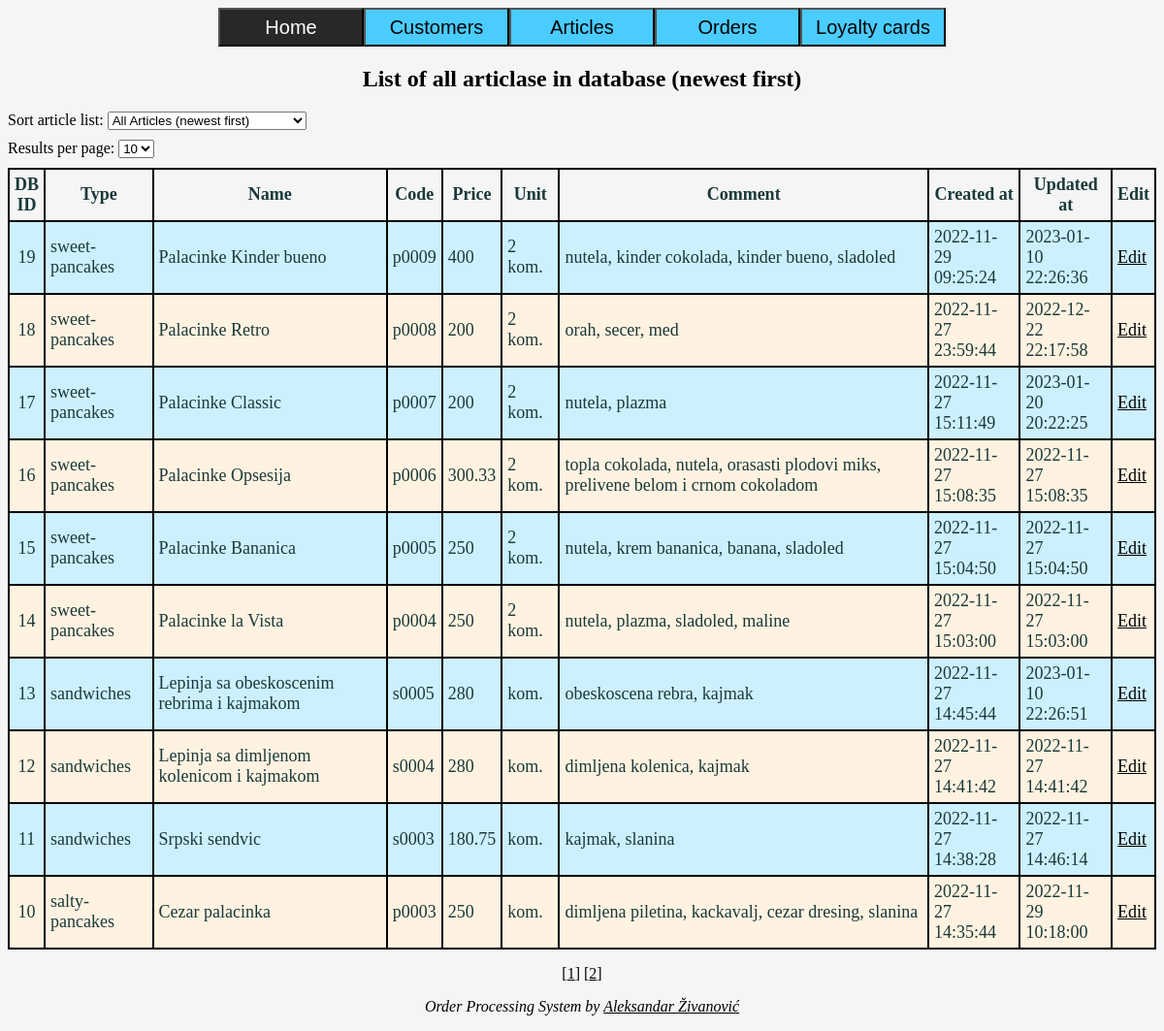
The app's page /articles.php with its own data.
### tables this page shows
CREATE TABLE `articles` (
  `id` int(11) NOT NULL,
  `aname` varchar(255) NOT NULL,
  `atype` varchar(255) NOT NULL,
  `acode` varchar(5) NOT NULL,
  `aprice` float NOT NULL,
  `aunit` varchar(10) NOT NULL,
  `acomment` text DEFAULT NULL,
  `astatus` varchar(8) NOT NULL DEFAULT 'active',
  `acreated` timestamp NOT NULL DEFAULT current_timestamp(),
  `aupdated` timestamp NOT NULL DEFAULT current_timestamp() ON UPDATE current_timestamp()
);

### includes/functions.php (called while the page is built, shortened)
<?php
function selectedListSetValue(string $page): string
{
    if(isset($_POST['chosen_list'])) {
        return clean(filter_input(INPUT_POST, 'chosen_list', FILTER_DEFAULT));
    } elseif(!isset($_GET['page'])) {
        return $page === "orders.php" ? 'allActiv' : 'allDesc';
    } else {
        return isset($_GET['sort']) ? clean(filter_input(INPUT_GET, 'sort', FILTER_DEFAULT)) : 'allDesc';
    }
}
function classByUrl(): string
{
    $url = $_SERVER['REQUEST_URI'];
    if(str_contains($url, "articles.php")) return "article";
    return "";
}

### classes/database.php (called while the page is built, shortened)
<?php
require __DIR__ . DIRECTORY_SEPARATOR . '..' . DIRECTORY_SEPARATOR . 'includes' . DIRECTORY_SEPARATOR . 'functions.php';
class Database
{
    private object $dbh;
    public function __construct(
        private string $host = DB_HOST,
        private string $dbName = DB_NAME,
        private string $user = DB_USER,
        private string $password = DB_PASSWORD,
    )
    {
        $options = [
            PDO::ATTR_PERSISTENT => true,
            PDO::ATTR_ERRMODE => PDO::ERRMODE_EXCEPTION,
        ];
        try {
            $this->dbh = new PDO("mysql:host=$host;dbname=$dbName", $user, $password, $options);
        } catch(Exception $exception) {
            errorLog("Connection error: " . $exception->getMessage());
        }
    }
    public function getDbh(): object
    {
        return $this->dbh;
    }
}

### classes/pagination.php (called while the page is built, shortened)
<?php
require_once 'database.php';
class Pagination extends Database
{
    public function totalRows(string $tableName, ?string $columnName = null, ?string $columnValue = null): int
    {
        $statement = "SELECT COUNT(id) FROM {$tableName}";
        $query = $this->getDbh()->prepare($statement);
        $query->execute();
        return $query->fetch(PDO::FETCH_COLUMN);
    }
    public function totalPages(int|string $rowsPerPage, string $tableName, ?string $columnName = null, ?string $columnValue = null): int
    {
        if($rowsPerPage != "all" && is_numeric($rowsPerPage)) {
            $totalRows = $this->totalRows($tableName, $columnName, $columnValue);
            $plusPage = $totalRows % $rowsPerPage > 0 ? 1 : 0;
            return $totalRows / $rowsPerPage + $plusPage;
        } else {
            return 1;
        }
    }
    public function rowsPerPage(int|string $limit, int $currentPageNumber): string
    {
        if($limit != "all") {
            $statement = " LIMIT {$limit}";
            return $statement;
        } else {
            return "";
        }
    }
}

### classes/article.php (the view, shortened to what this page needs)
<?php
require_once 'database.php';
class Article extends Database
{
    public function tableElements ($result) {
        echo "<td class='textcentered'>{$result['id']}</td>";
        echo "<td>{$result['atype']}</td>";
        echo "<td>{$result['aname']}</td>";
        echo "<td>{$result['acode']}</td>";
        echo "<td>{$result['aprice']}</td>";
        echo "<td>{$result['aunit']}</td>";
        echo "<td>{$result['acomment']}</td>";
        echo "<td>{$result['acreated']}</td>";
        echo "<td>{$result['aupdated']}</td>";
        echo "<td><a href='editarticle.php?editid={$result['id']}'>Edit</a></td>";
    }
    public function getAllArticles(string|int|null $value, string|null $column, string $output, ?string $order)
    {
        $dbh = $this->getDbh();
        $statement = "SELECT * FROM articles";
        if($column == "astatus") {
            if($value == "allAsc" || $value == "allDesc") {
                $value = "all";
            }
        }
        $order == null || "" ? "" : $statement .= " " . $order;
        $currentPageNumber = isset($_GET['page']) && !isset($_POST['chosen_list']) ? filter_input(INPUT_GET, 'page', FILTER_SANITIZE_NUMBER_INT) : 1;
        if(!isset($_POST['per_page']) && !isset($_GET['page'])) {
            $perPage = 10;
            $statement .= $this->getPagination()->rowsPerPage($perPage, $currentPageNumber);
        }
        $query = $dbh->prepare($statement);
        $query->execute();
        if($output == "table" && $value != null && $column == 'astatus') {
            while($result = $query->fetch(PDO::FETCH_ASSOC)) {
                $result['astatus'] === 'inactive' ? $markInactive = " class='inactive-article' " : $markInactive = '';
                echo "<tr{$markInactive}>";
                $this->tableElements($result);
                echo "</tr>";
            }
        }
    }
    public function getPagination(): Pagination
    {
        require_once 'pagination.php';
        return new Pagination();
    }
}

### includes/templates/header.php (shortened to what this page needs)
<?php
require_once 'includes/functions.php';
?>
<!doctype html>
<html lang="en">
<head>
    <link rel="stylesheet" href="style.css">
</head>
<body>
<?php require_once 'navigation.php'; ?>

### includes/templates/navigation.php (shortened to what this page needs)
<div id="navigation-wrapper">
    <div class="button-holder">
        <button id="home-button" class="nav-button" onclick="document.location='/order_processing_system'">Home</button>
    </div>
    <?php
    $elements = ['customers', 'articles', 'orders', 'loyalty cards'];
    foreach($elements as $singleElement):
        $buttonTitle = ucfirst($singleElement);
        ?>
        <div class="button-holder">
            <button class="nav-button"><?= $buttonTitle; ?></button>
        </div>
    <?php endforeach; ?>
</div>

### articles.php (shortened to what this page needs)
<?php
require_once "classes/article.php";
require_once "classes/pagination.php";
require_once "includes/templates/header.php";
$selectedList = selectedListSetValue("articles.php");
echo "<div class='table-wrapper'>";
switch($selectedList) {
    case 'allDesc':
        $tableName = 'List of all articlase in database (newest first)';
        break;
}
?>
    <h2 class='textcentered'><?=$tableName;?></h2>
    <form id="display-result" action="" method="post">
        <label id="display-result"  for="chosen_list">Sort article list:</label>
        <select name="chosen_list" id="chosen_list" onchange="this.form.submit()">
            <option value="allDesc" <?=$selectedList === 'allDesc' ? 'selected': '';?>>All Articles (newest first)</option>
        </select>
    </form>
<?php require_once 'includes/templates/perpagedropdown.php' ?>
    <table class='main-table'>
        <thead class='table-header'>
        <tr>
            <th style="width: 2%">DB ID</th>
            <th>Type</th>
            <th>Name</th>
            <th>Code</th>
            <th>Price</th>
            <th style="width: 5%">Unit</th>
            <th>Comment</th>
            <th style="width: 8%">Created at</th>
            <th style="width: 8%">Updated at</th>
            <th>Edit</th>
        </tr>
        </thead>
        <tbody>
        <?php
        $article = new Article();
        switch($selectedList) {
            case 'allDesc':
                $article->getAllArticles("allDesc", "astatus", "table", "ORDER BY id DESC");
                break;
        }
        ?>
        </tbody>
    </table>
<?php
echo "</div>";
require_once "includes/templates/pagenumbering.php";
require_once "includes/templates/footer.php";

### includes/templates/perpagedropdown.php (shortened to what this page needs)
<?php
$pagination = new Pagination();
if(!isset($_POST['per_page'])) $selectedRows = $_GET['perpage'] ?? '10';
?>
<form id="form-perpage" action="" method="post">
    <label for="per_page">Results per page:</label>
    <select name="per_page" id="per_page" onchange="this.form.submit()">
        <?php
        foreach($pagination->allowedPerPageValues as $value) {
            ?>
            <option value="<?= $value; ?>" <?php if($selectedRows == $value) echo 'selected'; ?>><?= $value; ?></option>
        <?php } ?>
    </select>
</form>

### includes/templates/pagenumbering.php (shortened to what this page needs)
<div>
    <p style="text-align: center;">
        <?php
        if(isset($_POST['per_page'])) {
            $rowsPerPage = clean($_POST['per_page']);
        } elseif(isset($_GET['perpage'])) {
            $rowsPerPage = clean($_GET['perpage']);
        } else {
            $rowsPerPage = 10;
        }
        $rawPageUrl = $_SERVER['REQUEST_URI'];
        if(str_contains($rawPageUrl, "/articles.php")) {
            if((isset($_POST['chosen_list']) && str_starts_with($_POST['chosen_list'], "inactive")) ||
                (!isset($_POST['chosen_list']) && isset($_GET['sort']) && str_starts_with($_GET['sort'], "inactive"))) {
                $columnName = "astatus";
                $columnValue = "inactive";
            } elseif((isset($_POST['chosen_list']) && str_starts_with($_POST['chosen_list'], "active")) ||
                (!isset($_POST['chosen_list']) && isset($_GET['sort']) && str_starts_with($_GET['sort'], "active"))) {
                $columnName = "astatus";
                $columnValue = "active";
            } else {
                $columnName = null;
                $columnValue = null;
            }
        }
        $className = classByUrl();
        $totalPages = ${$className}->getPagination()->totalPages($rowsPerPage, $className . 's', $columnName, $columnValue);
        for($pageNum = 1; $pageNum <= $totalPages; $pageNum++):
            $removeFrom = strpos($rawPageUrl, "?");
            $pageUrl = substr($rawPageUrl, 0, $removeFrom) . "?page=" . $pageNum;
            ?>
            <a href="<?= $pageUrl ?>">[<?= $pageNum; ?>]</a>
        <?php endfor; ?>
    </p>
</div>

### includes/templates/footer.php
        <footer>
            <?= "<p class=\"created-by\">Order Processing System by <a href='//azivanovic.com'>Aleksandar Živanović</a> </p>"; ?>
        </footer>
    </body>
</html>

### style.css (style rules this page uses)
* { box-sizing: border-box; color: black; }
body { background-color: whitesmoke; }
#navigation-wrapper { display: flex; justify-content: center; }
.nav-button { background-color: #4accff; min-width: 150px; min-height: 40px; font-size: 20px; }
#home-button { background-color: #282828; color: white; cursor: pointer; }
#display-result, #form-perpage { margin-bottom: 10px; }
.created-by { text-align: center; font-style: italic; }
.main-table, .main-table td, .main-table th { border-collapse: collapse; border: 2px solid black; padding: 5px; font-size: 18px; color: #1a3939; }
.main-table tr:nth-of-type(odd) td { background-color: #cdf0ff; }
.main-table tr:nth-of-type(even) td { background-color: #fff2e0; }
.table-wrapper { display: flex; flex-direction: column; }
.textcentered { text-align: center; }

### records on screen
articles: id "19", atype "sweet-pancakes", aname "Palacinke Kinder bueno", acode "p0009", aprice "400", aunit "2 kom.", acomment "nutela, kinder cokolada, kinder bueno, sladoled", acreated "2022-11-29 09:25:24", aupdated "2023-01-10 22:26:36"
articles: id "18", atype "sweet-pancakes", aname "Palacinke Retro", acode "p0008", aprice "200", aunit "2 kom.", acomment "orah, secer, med", acreated "2022-11-27 23:59:44", aupdated "2022-12-22 22:17:58"
articles: id "17", atype "sweet-pancakes", aname "Palacinke Classic", acode "p0007", aprice "200", aunit "2 kom.", acomment "nutela, plazma", acreated "2022-11-27 15:11:49", aupdated "2023-01-20 20:22:25"
articles: id "16", atype "sweet-pancakes", aname "Palacinke Opsesija", acode "p0006", aprice "300.33", aunit "2 kom.", acomment "topla cokolada, nutela, orasasti plodovi miks, prelivene belom i crnom cokoladom", acreated "2022-11-27 15:08:35", aupdated "2022-11-27 15:08:35"
articles: id "15", atype "sweet-pancakes", aname "Palacinke Bananica", acode "p0005", aprice "250", aunit "2 kom.", acomment "nutela, krem bananica, banana, sladoled", acreated "2022-11-27 15:04:50", aupdated "2022-11-27 15:04:50"
articles: id "14", atype "sweet-pancakes", aname "Palacinke la Vista", acode "p0004", aprice "250", aunit "2 kom.", acomment "nutela, plazma, sladoled, maline", acreated "2022-11-27 15:03:00", aupdated "2022-11-27 15:03:00"
articles: id "13", atype "sandwiches", aname "Lepinja sa obeskoscenim rebrima i kajmakom", acode "s0005", aprice "280", aunit "kom.", acomment "obeskoscena rebra, kajmak", acreated "2022-11-27 14:45:44", aupdated "2023-01-10 22:26:51"
articles: id "12", atype "sandwiches", aname "Lepinja sa dimljenom kolenicom i kajmakom", acode "s0004", aprice "280", aunit "kom.", acomment "dimljena kolenica, kajmak", acreated "2022-11-27 14:41:42", aupdated "2022-11-27 14:41:42"
articles: id "11", atype "sandwiches", aname "Srpski sendvic", acode "s0003", aprice "180.75", aunit "kom.", acomment "kajmak, slanina", acreated "2022-11-27 14:38:28", aupdated "2022-11-27 14:46:14"
articles: id "10", atype "salty-pancakes", aname "Cezar palacinka", acode "p0003", aprice "250", aunit "kom.", acomment "dimljena piletina, kackavalj, cezar dresing, slanina", acreated "2022-11-27 14:35:44", aupdated "2022-11-29 10:18:00"

### other values on screen
$buttonTitle "Customers"
$buttonTitle "Articles"
$buttonTitle "Orders"
$buttonTitle "Loyalty cards"
$tableName "List of all articlase in database (newest first)"
form field per_page "10"
